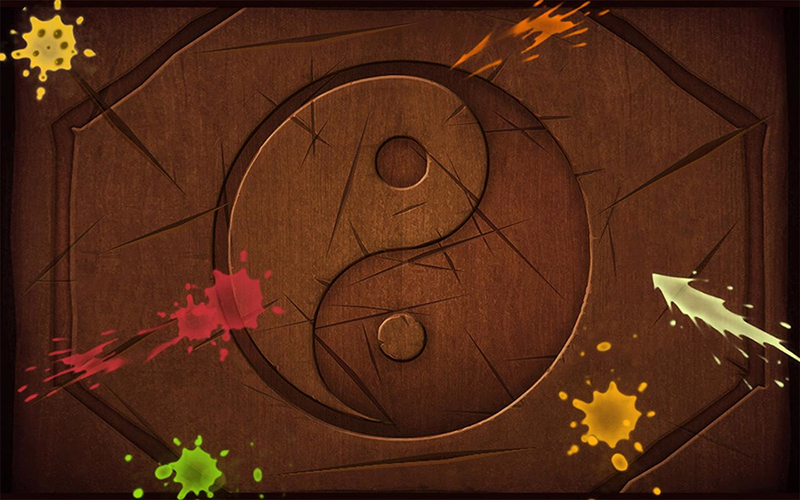
%> input picture background.png, 800 x 500 px
$ octave level5.m   (GNU Octave 9; MATLAB toolbox functions it lacks are replaced by stand-ins)
%> lines starting %> are read from the running program, lines starting %| are printed output that depends on the picture

%% Clearing data
clc
clear;
close all;
h=figure
set(h,'color','y')
%%Defining axis

H=500
W=800
axis([0 W 0 H]);
axis off
% axis image
hold on

%loading background image
bg=imread('background.png');
%> bg is the input picture: size 500x800x3 uint8; mean R, G, B 80.8, 40.8, 21.5
%
image(bg); hold on;
%

%Left Hand Side Text of Life
lifeCount = 3;
lifes = text(100,450,num2str(lifeCount),'Color',[0 1 0],'Fontsize',25);

%Right hand side Text of Score
scoreCount= 0;

score = text(700,450,num2str(scoreCount),'Color',[0 1 0],'Fontsize',25);

%Registering for Mouse Clicked
a = [];
c=[];
% [np, ba] = wavread('SureShot.wav');
%       sound(np, ba);

set(h, 'WindowButtonMotionfcn', 'a = get(gca, ''CurrentPoint'')');
set(h, 'WindowButtonDownfcn', 'c = get(gca, ''CurrentPoint'')');


%%Initiating the main loop
for i=1:1000


    %Defining variables
    xLoc=300.*rand;
    yLoc=0;

    dx=9+14.*rand;
    dy=5+9.*rand;

    %Loading fruits at random
    selectRand = randi(4);
    selectRand=randi(4)
    if(selectRand==1)
        [imhr map alphacar] = imread('banana.png');
    elseif(selectRand==2)
        [imhr map alphacar] = imread('apple.png');
    elseif(selectRand==3)
        [imhr map alphacar] = imread('melon.png');
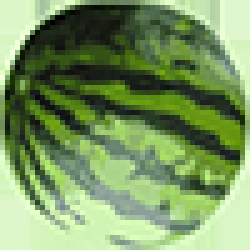
%> input picture melon.png, 50 x 50 px (shown 5 times larger)
%> imhr is the input picture: size 50x50x3 uint8; mean R, G, B 121.2, 150.8, 96.7
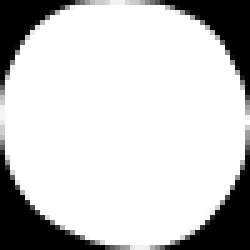
%> alphacar: size 50x50 uint8 (shown 5 times larger); min 0, max 255, mean 202.8
%> map = []
    else
        [imhr map alphacar] = imread('newBomb.png');

    end

    hr = imagesc(imhr);
    %%Initiating the loop for projectile
    while 1
        %Launching the fruits
        xLoc=xLoc+dx;
        yLoc=yLoc+dy;
        dy=dy-0.05;


        set(hr,'XData',[xLoc xLoc],'YData',[yLoc yLoc],'alphadata',alphacar);
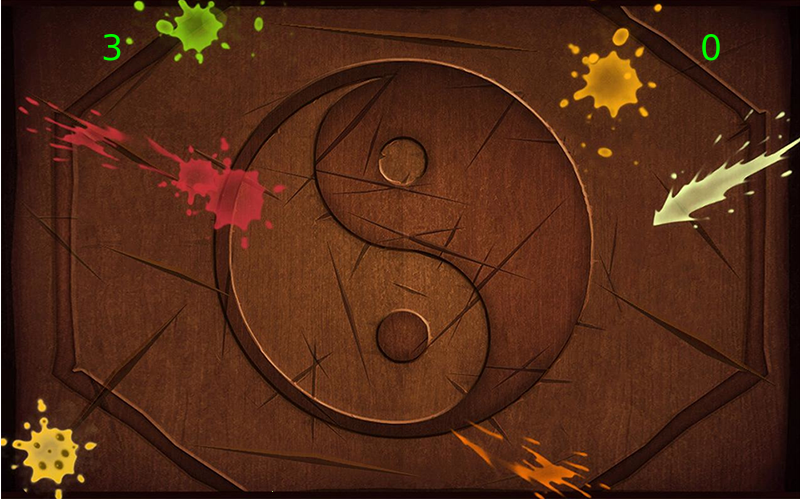
%> figure redrawn from the program's plot data
%> the run ends on the next line
        pause(0.0000000001);

        %Setting up boundary conditions

        if selectRand~=4
            if xLoc > W

                lifeCount = decreaseLife(lifeCount,lifes);
